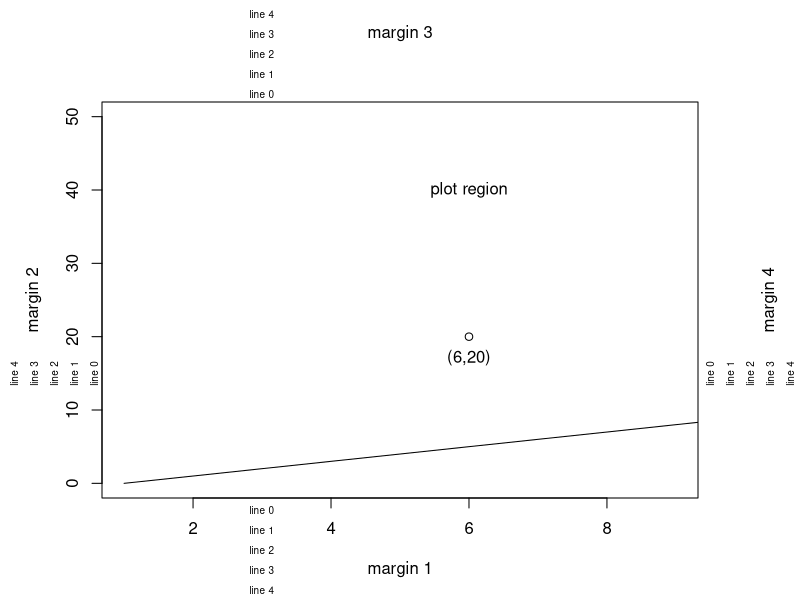
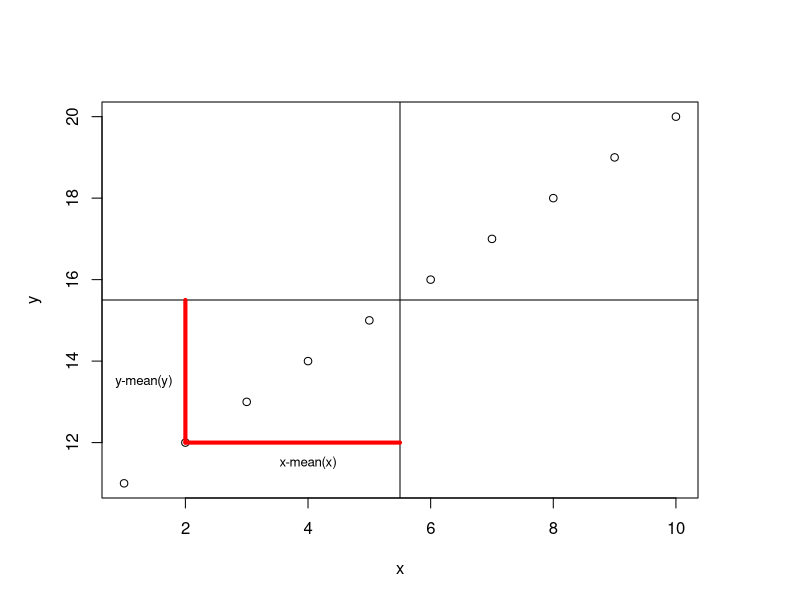
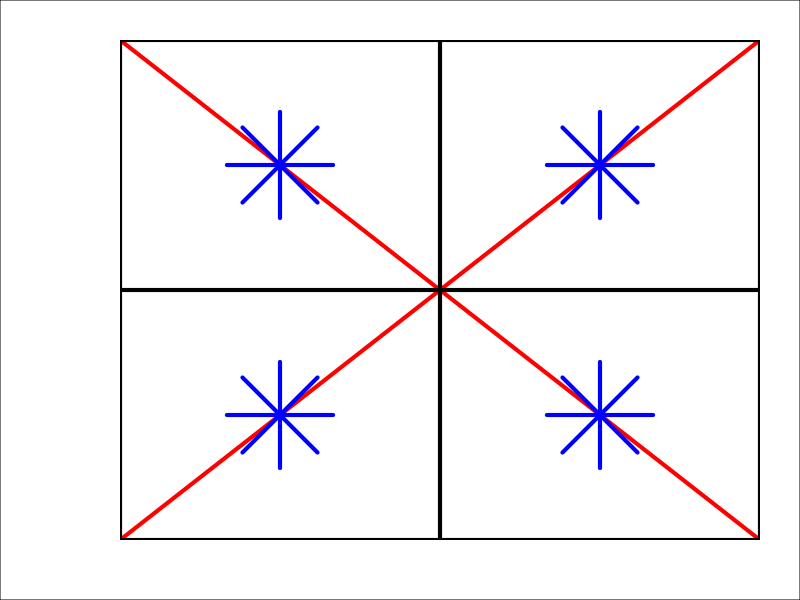

Source code (R) for these figures, in order:
x<-array(1:24,c(3,4,2))
y<-array(1:36,c(3,4,3))
y<-rnorm(30)
z<-list(x,y)
#Plotting starts from here
par(mar=c(5,5,5,5)+0.1)
plot(c(1,9),c(0,50),type='n',xlab="",ylab="")
text(6,40,"plot region")
points(6,20)
text(6,20,"(6,20)",adj=c(0.5,2))
mtext(paste("margin",1:4),side=1:4,line=3)
mtext(paste("line",0:4),side=1,line=0:4,at=3,cex=0.6)
mtext(paste("line",0:4),side=2,line=0:4,at=15,cex=0.6)
mtext(paste("line",0:4),side=3,line=0:4,at=3,cex=0.6)
mtext(paste("line",0:4),side=4,line=0:4,at=15,cex=0.6)
lines(0:50)

 #next series
x<-1:10
y<-11:20
plot(x,y)
abline(v=mean(x),h=mean(y))
lines(c(2,2,5.5),c(12,12,12),lwd=4,lty="solid",col="red")
lines(c(2,2,2),c(12,12,15.5),lwd=4,lty="solid",col="red")
text(4,11.5,"x-mean(x)",cex=0.8)
text(1.32,13.5,"y-mean(y)",cex=0.8)

#next series
par(mar=c(3,6,2,2),xaxs="i",yaxs="i",xpd=FALSE,las=1)
plot(c(0,1),c(0,1),type="n",ann=FALSE,axes=FALSE)
box("figure")
lines(c(0,0.5,1),c(1,.5,0),lwd=4,lty="solid",col="red")
lines(c(0,0.5,1),c(0,.5,1),lwd=4,lty="solid",col="red")
lines(c(0,0.5,1),c(1,1,1),lwd=4,lty="solid",col="black")
lines(c(0,0,0),c(1,0.5,0),lwd=4,lty="solid",col="black")
lines(c(0,0.5,1),c(0,0,0),lwd=4,lty="solid",col="black")
lines(c(1,1,1),c(1,0.5,0),lwd=4,lty="solid",col="black")
lines(c(0.5,0.5,0.5),c(1,0.5,0),lwd=4,lty="solid",col="black")
lines(c(0,0.5,1),c(0.5,0.5,0.5),lwd=4,lty="solid",col="black")
points(.25,.25,pch=8,cex=10,lwd=4,col="blue")
points(.25,.75,pch=8,cex=10,lwd=4,col="blue")
points(.75,.75,pch=8,cex=10,lwd=4,col="blue")
points(.75,.25,pch=8,cex=10,lwd=4,col="blue")

